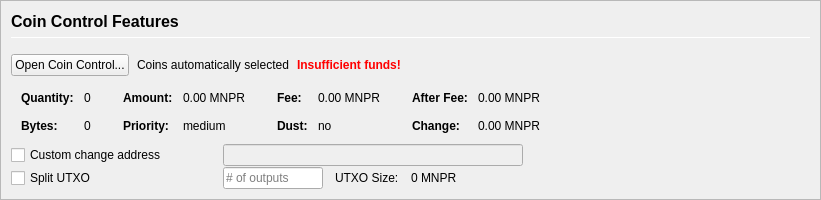
         <widget class="QFrame" name="frameCoinControl">
          <property name="sizePolicy">
           <sizepolicy hsizetype="Expanding" vsizetype="Expanding">
            <horstretch>0</horstretch>
            <verstretch>0</verstretch>
           </sizepolicy>
          </property>
          <property name="maximumSize">
           <size>
            <width>16777215</width>
            <height>16777215</height>
           </size>
          </property>
          <property name="frameShape">
           <enum>QFrame::StyledPanel</enum>
          </property>
          <property name="frameShadow">
           <enum>QFrame::Sunken</enum>
          </property>
          <layout class="QVBoxLayout" name="verticalLayoutCoinControl2">
           <property name="spacing">
            <number>0</number>
           </property>
           <property name="leftMargin">
            <number>0</number>
           </property>
           <property name="topMargin">
            <number>0</number>
           </property>
           <property name="rightMargin">
            <number>0</number>
           </property>
           <property name="bottomMargin">
            <number>0</number>
           </property>
           <item>
            <widget class="QFrame" name="frameCoinControl_BG">
             <layout class="QVBoxLayout" name="verticalLayoutCoinControl" stretch="0,0,0,0,0,0">
              <property name="spacing">
               <number>1</number>
              </property>
              <property name="leftMargin">
               <number>10</number>
              </property>
              <property name="topMargin">
               <number>10</number>
              </property>
              <item>
               <layout class="QHBoxLayout" name="horizontalLayoutCoinControl1">
                <property name="bottomMargin">
                 <number>15</number>
                </property>
                <item>
                 <layout class="QVBoxLayout" name="verticalLayout_3">
                  <property name="spacing">
                   <number>6</number>
                  </property>
                  <item>
                   <widget class="QLabel" name="labelCoinControlFeatures">
                    <property name="sizePolicy">
                     <sizepolicy hsizetype="Preferred" vsizetype="Maximum">
                      <horstretch>0</horstretch>
                      <verstretch>0</verstretch>
                     </sizepolicy>
                    </property>
                    <property name="minimumSize">
                     <size>
                      <width>0</width>
                      <height>20</height>
                     </size>
                    </property>
                    <property name="font">
                     <font>
                      <pointsize>12</pointsize>
                      <weight>75</weight>
                      <bold>true</bold>
                     </font>
                    </property>
                    <property name="styleSheet">
                     <string notr="true">font-weight:bold;</string>
                    </property>
                    <property name="text">
                     <string>Coin Control Features</string>
                    </property>
                   </widget>
                  </item>
                  <item>
                   <widget class="Line" name="line">
                    <property name="minimumSize">
                     <size>
                      <width>0</width>
                      <height>1</height>
                     </size>
                    </property>
                    <property name="maximumSize">
                     <size>
                      <width>16777215</width>
                      <height>1</height>
                     </size>
                    </property>
                    <property name="orientation">
                     <enum>Qt::Horizontal</enum>
                    </property>
                   </widget>
                  </item>
                 </layout>
                </item>
               </layout>
              </item>
              <item>
               <layout class="QHBoxLayout" name="horizontalLayoutCoinControl2" stretch="0,0,0,0">
                <property name="spacing">
                 <number>8</number>
                </property>
                <property name="bottomMargin">
                 <number>10</number>
                </property>
                <item>
                 <widget class="QPushButton" name="pushButtonCoinControl">
                  <property name="styleSheet">
                   <string notr="true"/>
                  </property>
                  <property name="text">
                   <string>Open Coin Control...</string>
                  </property>
                  <property name="autoDefault">
                   <bool>false</bool>
                  </property>
                 </widget>
                </item>
                <item>
                 <widget class="QLabel" name="labelCoinControlAutomaticallySelected">
                  <property name="text">
                   <string>Coins automatically selected</string>
                  </property>
                  <property name="margin">
                   <number>5</number>
                  </property>
                 </widget>
                </item>
                <item>
                 <widget class="QLabel" name="labelCoinControlInsuffFunds">
                  <property name="font">
                   <font>
                    <weight>75</weight>
                    <bold>true</bold>
                   </font>
                  </property>
                  <property name="styleSheet">
                   <string notr="true">color:red;font-weight:bold;</string>
                  </property>
                  <property name="text">
                   <string>Insufficient funds!</string>
                  </property>
                  <property name="margin">
                   <number>5</number>
                  </property>
                 </widget>
                </item>
                <item>
                 <spacer name="horizontalSpacerCoinControl">
                  <property name="orientation">
                   <enum>Qt::Horizontal</enum>
                  </property>
                  <property name="sizeHint" stdset="0">
                   <size>
                    <width>40</width>
                    <height>1</height>
                   </size>
                  </property>
                 </spacer>
                </item>
               </layout>
              </item>
              <item>
               <widget class="QWidget" name="widgetCoinControl" native="true">
                <property name="sizePolicy">
                 <sizepolicy hsizetype="Preferred" vsizetype="Preferred">
                  <horstretch>0</horstretch>
                  <verstretch>0</verstretch>
                 </sizepolicy>
                </property>
                <property name="minimumSize">
                 <size>
                  <width>0</width>
                  <height>0</height>
                 </size>
                </property>
                <property name="styleSheet">
                 <string notr="true"/>
                </property>
                <layout class="QHBoxLayout" name="horizontalLayoutCoinControl5">
                 <property name="leftMargin">
                  <number>0</number>
                 </property>
                 <property name="topMargin">
                  <number>0</number>
                 </property>
                 <property name="rightMargin">
                  <number>0</number>
                 </property>
                 <property name="bottomMargin">
                  <number>0</number>
                 </property>
                 <item>
                  <layout class="QHBoxLayout" name="horizontalLayoutCoinControl3" stretch="0,0,0,1">
                   <property name="spacing">
                    <number>20</number>
                   </property>
                   <property name="topMargin">
                    <number>0</number>
                   </property>
                   <property name="bottomMargin">
                    <number>10</number>
                   </property>
                   <item>
                    <layout class="QFormLayout" name="formLayoutCoinControl1">
                     <property name="horizontalSpacing">
                      <number>10</number>
                     </property>
                     <property name="verticalSpacing">
                      <number>14</number>
                     </property>
                     <property name="leftMargin">
                      <number>10</number>
                     </property>
                     <property name="topMargin">
                      <number>4</number>
                     </property>
                     <property name="rightMargin">
                      <number>6</number>
                     </property>
                     <item row="0" column="0">
                      <widget class="QLabel" name="labelCoinControlQuantityText">
                       <property name="font">
                        <font>
                         <weight>75</weight>
                         <bold>true</bold>
                        </font>
                       </property>
                       <property name="text">
                        <string>Quantity:</string>
                       </property>
                       <property name="margin">
                        <number>0</number>
                       </property>
                      </widget>
                     </item>
                     <item row="0" column="1">
                      <widget class="QLabel" name="labelCoinControlQuantity">
                       <property name="cursor">
                        <cursorShape>IBeamCursor</cursorShape>
                       </property>
                       <property name="contextMenuPolicy">
                        <enum>Qt::ActionsContextMenu</enum>
                       </property>
                       <property name="text">
                        <string notr="true">0</string>
                       </property>
                       <property name="margin">
                        <number>0</number>
                       </property>
                       <property name="textInteractionFlags">
                        <set>Qt::LinksAccessibleByMouse|Qt::TextSelectableByKeyboard|Qt::TextSelectableByMouse</set>
                       </property>
                      </widget>
                     </item>
                     <item row="1" column="0">
                      <widget class="QLabel" name="labelCoinControlBytesText">
                       <property name="font">
                        <font>
                         <weight>75</weight>
                         <bold>true</bold>
                        </font>
                       </property>
                       <property name="text">
                        <string>Bytes:</string>
                       </property>
                      </widget>
                     </item>
                     <item row="1" column="1">
                      <widget class="QLabel" name="labelCoinControlBytes">
                       <property name="cursor">
                        <cursorShape>IBeamCursor</cursorShape>
                       </property>
                       <property name="contextMenuPolicy">
                        <enum>Qt::ActionsContextMenu</enum>
                       </property>
                       <property name="text">
                        <string notr="true">0</string>
                       </property>
                       <property name="textInteractionFlags">
                        <set>Qt::LinksAccessibleByMouse|Qt::TextSelectableByKeyboard|Qt::TextSelectableByMouse</set>
                       </property>
                      </widget>
                     </item>
                    </layout>
                   </item>
                   <item>
                    <layout class="QFormLayout" name="formLayoutCoinControl2">
                     <property name="horizontalSpacing">
                      <number>10</number>
                     </property>
                     <property name="verticalSpacing">
                      <number>14</number>
                     </property>
                     <property name="leftMargin">
                      <number>6</number>
                     </property>
                     <property name="topMargin">
                      <number>4</number>
                     </property>
                     <property name="rightMargin">
                      <number>6</number>
                     </property>
                     <item row="0" column="0">
                      <widget class="QLabel" name="labelCoinControlAmountText">
                       <property name="font">
                        <font>
                         <weight>75</weight>
                         <bold>true</bold>
                        </font>
                       </property>
                       <property name="text">
                        <string>Amount:</string>
                       </property>
                       <property name="margin">
                        <number>0</number>
                       </property>
                      </widget>
                     </item>
                     <item row="0" column="1">
                      <widget class="QLabel" name="labelCoinControlAmount">
                       <property name="cursor">
                        <cursorShape>IBeamCursor</cursorShape>
                       </property>
                       <property name="contextMenuPolicy">
                        <enum>Qt::ActionsContextMenu</enum>
                       </property>
                       <property name="text">
                        <string notr="true">0.00 MNPR</string>
                       </property>
                       <property name="textInteractionFlags">
                        <set>Qt::LinksAccessibleByMouse|Qt::TextSelectableByKeyboard|Qt::TextSelectableByMouse</set>
                       </property>
                      </widget>
                     </item>
                     <item row="1" column="0">
                      <widget class="QLabel" name="labelCoinControlPriorityText">
                       <property name="font">
                        <font>
                         <weight>75</weight>
                         <bold>true</bold>
                        </font>
                       </property>
                       <property name="text">
                        <string>Priority:</string>
                       </property>
                      </widget>
                     </item>
                     <item row="1" column="1">
                      <widget class="QLabel" name="labelCoinControlPriority">
                       <property name="cursor">
                        <cursorShape>IBeamCursor</cursorShape>
                       </property>
                       <property name="contextMenuPolicy">
                        <enum>Qt::ActionsContextMenu</enum>
                       </property>
                       <property name="text">
                        <string>medium</string>
                       </property>
                       <property name="textInteractionFlags">
                        <set>Qt::LinksAccessibleByMouse|Qt::TextSelectableByKeyboard|Qt::TextSelectableByMouse</set>
                       </property>
                      </widget>
                     </item>
                    </layout>
                   </item>
                   <item>
                    <layout class="QFormLayout" name="formLayoutCoinControl3">
                     <property name="horizontalSpacing">
                      <number>10</number>
                     </property>
                     <property name="verticalSpacing">
                      <number>14</number>
                     </property>
                     <property name="leftMargin">
                      <number>6</number>
                     </property>
                     <property name="topMargin">
                      <number>4</number>
                     </property>
                     <property name="rightMargin">
                      <number>6</number>
                     </property>
                     <item row="0" column="0">
                      <widget class="QLabel" name="labelCoinControlFeeText">
                       <property name="font">
                        <font>
                         <weight>75</weight>
                         <bold>true</bold>
                        </font>
                       </property>
                       <property name="text">
                        <string>Fee:</string>
                       </property>
                       <property name="margin">
                        <number>0</number>
                       </property>
                      </widget>
                     </item>
                     <item row="0" column="1">
                      <widget class="QLabel" name="labelCoinControlFee">
                       <property name="cursor">
                        <cursorShape>IBeamCursor</cursorShape>
                       </property>
                       <property name="contextMenuPolicy">
                        <enum>Qt::ActionsContextMenu</enum>
                       </property>
                       <property name="text">
                        <string notr="true">0.00 MNPR</string>
                       </property>
                       <property name="textInteractionFlags">
                        <set>Qt::LinksAccessibleByMouse|Qt::TextSelectableByKeyboard|Qt::TextSelectableByMouse</set>
                       </property>
                      </widget>
                     </item>
                     <item row="1" column="0">
                      <widget class="QLabel" name="labelCoinControlLowOutputText">
                       <property name="font">
                        <font>
                         <weight>75</weight>
                         <bold>true</bold>
                        </font>
                       </property>
                       <property name="text">
                        <string>Dust:</string>
                       </property>
                      </widget>
                     </item>
                     <item row="1" column="1">
                      <widget class="QLabel" name="labelCoinControlLowOutput">
                       <property name="cursor">
                        <cursorShape>IBeamCursor</cursorShape>
                       </property>
                       <property name="contextMenuPolicy">
                        <enum>Qt::ActionsContextMenu</enum>
                       </property>
                       <property name="text">
                        <string>no</string>
                       </property>
                       <property name="textInteractionFlags">
                        <set>Qt::LinksAccessibleByMouse|Qt::TextSelectableByKeyboard|Qt::TextSelectableByMouse</set>
                       </property>
                      </widget>
                     </item>
                    </layout>
                   </item>
                   <item>
                    <layout class="QFormLayout" name="formLayoutCoinControl4">
                     <property name="horizontalSpacing">
                      <number>10</number>
                     </property>
                     <property name="verticalSpacing">
                      <number>14</number>
                     </property>
                     <property name="leftMargin">
                      <number>6</number>
                     </property>
                     <property name="topMargin">
                      <number>4</number>
                     </property>
                     <property name="rightMargin">
                      <number>6</number>
                     </property>
                     <item row="0" column="0">
                      <widget class="QLabel" name="labelCoinControlAfterFeeText">
                       <property name="font">
                        <font>
                         <weight>75</weight>
                         <bold>true</bold>
                        </font>
                       </property>
                       <property name="text">
                        <string>After Fee:</string>
                       </property>
                       <property name="margin">
                        <number>0</number>
                       </property>
                      </widget>
                     </item>
                     <item row="0" column="1">
                      <widget class="QLabel" name="labelCoinControlAfterFee">
                       <property name="cursor">
                        <cursorShape>IBeamCursor</cursorShape>
                       </property>
                       <property name="contextMenuPolicy">
                        <enum>Qt::ActionsContextMenu</enum>
                       </property>
                       <property name="text">
                        <string notr="true">0.00 MNPR</string>
                       </property>
                       <property name="textInteractionFlags">
                        <set>Qt::LinksAccessibleByMouse|Qt::TextSelectableByKeyboard|Qt::TextSelectableByMouse</set>
                       </property>
                      </widget>
                     </item>
                     <item row="1" column="0">
                      <widget class="QLabel" name="labelCoinControlChangeText">
                       <property name="font">
                        <font>
                         <weight>75</weight>
                         <bold>true</bold>
                        </font>
                       </property>
                       <property name="text">
                        <string>Change:</string>
                       </property>
                      </widget>
                     </item>
                     <item row="1" column="1">
                      <widget class="QLabel" name="labelCoinControlChange">
                       <property name="cursor">
                        <cursorShape>IBeamCursor</cursorShape>
                       </property>
                       <property name="contextMenuPolicy">
                        <enum>Qt::ActionsContextMenu</enum>
                       </property>
                       <property name="text">
                        <string notr="true">0.00 MNPR</string>
                       </property>
                       <property name="textInteractionFlags">
                        <set>Qt::LinksAccessibleByMouse|Qt::TextSelectableByKeyboard|Qt::TextSelectableByMouse</set>
                       </property>
                      </widget>
                     </item>
                    </layout>
                   </item>
                  </layout>
                 </item>
                </layout>
               </widget>
              </item>
              <item>
               <layout class="QHBoxLayout" name="horizontalLayoutCoinControl4">
                <property name="spacing">
                 <number>12</number>
                </property>
                <property name="sizeConstraint">
                 <enum>QLayout::SetDefaultConstraint</enum>
                </property>
                <property name="topMargin">
                 <number>0</number>
                </property>
                <property name="rightMargin">
                 <number>0</number>
                </property>
                <item>
                 <widget class="QCheckBox" name="checkBoxCoinControlChange">
                  <property name="sizePolicy">
                   <sizepolicy hsizetype="Preferred" vsizetype="Preferred">
                    <horstretch>0</horstretch>
                    <verstretch>0</verstretch>
                   </sizepolicy>
                  </property>
                  <property name="minimumSize">
                   <size>
                    <width>200</width>
                    <height>0</height>
                   </size>
                  </property>
                  <property name="maximumSize">
                   <size>
                    <width>200</width>
                    <height>16777215</height>
                   </size>
                  </property>
                  <property name="toolTip">
                   <string>If this is activated, but the change address is empty or invalid, change will be sent to a newly generated address.</string>
                  </property>
                  <property name="text">
                   <string>Custom change address</string>
                  </property>
                 </widget>
                </item>
                <item>
                 <widget class="QValidatedLineEdit" name="lineEditCoinControlChange">
                  <property name="enabled">
                   <bool>false</bool>
                  </property>
                  <property name="sizePolicy">
                   <sizepolicy hsizetype="Preferred" vsizetype="Preferred">
                    <horstretch>0</horstretch>
                    <verstretch>0</verstretch>
                   </sizepolicy>
                  </property>
                  <property name="minimumSize">
                   <size>
                    <width>300</width>
                    <height>0</height>
                   </size>
                  </property>
                 </widget>
                </item>
                <item>
                 <widget class="QLabel" name="labelCoinControlChangeLabel">
                  <property name="sizePolicy">
                   <sizepolicy hsizetype="Preferred" vsizetype="Preferred">
                    <horstretch>0</horstretch>
                    <verstretch>0</verstretch>
                   </sizepolicy>
                  </property>
                  <property name="minimumSize">
                   <size>
                    <width>100</width>
                    <height>0</height>
                   </size>
                  </property>
                  <property name="text">
                   <string/>
                  </property>
                  <property name="margin">
                   <number>3</number>
                  </property>
                 </widget>
                </item>
               </layout>
              </item>
              <item>
               <layout class="QHBoxLayout" name="horizontalLayoutCoinControl6">
                <property name="spacing">
                 <number>12</number>
                </property>
                <property name="rightMargin">
                 <number>0</number>
                </property>
                <item>
                 <widget class="QCheckBox" name="splitBlockCheckBox">
                  <property name="sizePolicy">
                   <sizepolicy hsizetype="Preferred" vsizetype="Preferred">
                    <horstretch>0</horstretch>
                    <verstretch>0</verstretch>
                   </sizepolicy>
                  </property>
                  <property name="minimumSize">
                   <size>
                    <width>200</width>
                    <height>0</height>
                   </size>
                  </property>
                  <property name="maximumSize">
                   <size>
                    <width>200</width>
                    <height>16777215</height>
                   </size>
                  </property>
                  <property name="text">
                   <string>Split UTXO</string>
                  </property>
                 </widget>
                </item>
                <item>
                 <widget class="QLineEdit" name="splitBlockLineEdit">
                  <property name="sizePolicy">
                   <sizepolicy hsizetype="Preferred" vsizetype="Preferred">
                    <horstretch>50</horstretch>
                    <verstretch>0</verstretch>
                   </sizepolicy>
                  </property>
                  <property name="minimumSize">
                   <size>
                    <width>100</width>
                    <height>0</height>
                   </size>
                  </property>
                  <property name="maximumSize">
                   <size>
                    <width>100</width>
                    <height>16777215</height>
                   </size>
                  </property>
                  <property name="placeholderText">
                   <string># of outputs</string>
                  </property>
                 </widget>
                </item>
                <item>
                 <widget class="QLabel" name="labelBlockSizeText">
                  <property name="text">
                   <string>UTXO Size:</string>
                  </property>
                 </widget>
                </item>
                <item>
                 <widget class="QLabel" name="labelBlockSize">
                  <property name="text">
                   <string>0 MNPR</string>
                  </property>
                 </widget>
                </item>
                <item>
                 <spacer name="horizontalSpacer_7">
                  <property name="orientation">
                   <enum>Qt::Horizontal</enum>
                  </property>
                  <property name="sizeHint" stdset="0">
                   <size>
                    <width>40</width>
                    <height>20</height>
                   </size>
                  </property>
                 </spacer>
                </item>
               </layout>
              </item>
              <item>
               <spacer name="verticalSpacerCoinControl">
                <property name="orientation">
                 <enum>Qt::Vertical</enum>
                </property>
                <property name="sizeHint" stdset="0">
                 <size>
                  <width>800</width>
                  <height>1</height>
                 </size>
                </property>
               </spacer>
              </item>
             </layout>
            </widget>
           </item>
          </layout>
         </widget>
